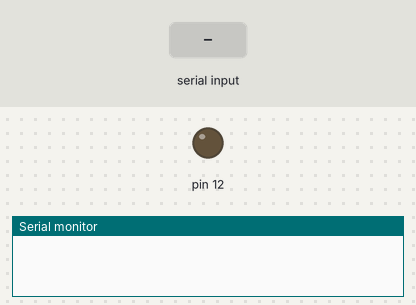
Bench run of a sketch on a simulated Arduino Uno, built with avr-gcc and run on an emulated ATmega328P. On the bench: output pins drawn as LEDs (lit = HIGH), the last lines printed to the serial monitor. The inputs (shaded band) are chosen by the test bench.

Above: at 1.2 s.
1.3 s: "1" received over Serial
At 2.3 s:
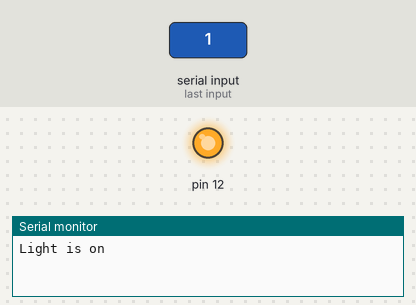
2.9 s: "0" received over Serial
At 3.6 s:
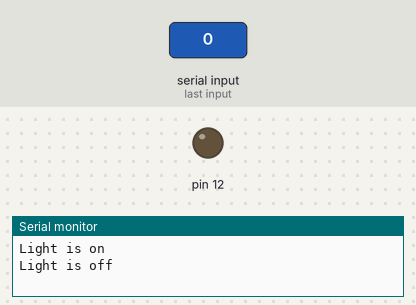
Timing chart, 0 to 5.9 s (numbered marks = the images above; inputs shaded):
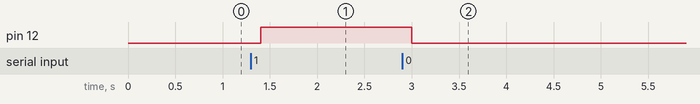

Measured:
- after the input at 1.3 s, pin 12: LOW → HIGH after 0.10 s
- after the input at 2.9 s, pin 12: HIGH → LOW after 0.10 s

The sketch:

VBDuinoMod.ino
```cpp
/*
  VBDuinoMod - Used to send number commands to
  Arduino. Goes with the Visual Basic project
  VBDuinoMod. Sends back Staus Also, works
  with Arduino Serial Monitor.
  It now works with my new VBDuinoMon program.
  It is A Visual Basic Arduino Serial Monitor
  look-alike.


  Created by Darell J LeGare, July 10, 2018.
  Released into the public domain.
*/

void setup() {
  pinMode(12,OUTPUT);
  Serial.begin(9600);
}

void loop() {
  int OnOff;
  if (Serial.available()){
    delay(100);
    while (Serial.available() > 0){
      OnOff = Serial.read();
      if(OnOff=='1') {
        digitalWrite(12,HIGH);
        Serial.println("Light is on ");
        }
      else if (OnOff=='0') {
        digitalWrite(12,LOW);
        Serial.println("Light is off ");
        }
      }

  }

}
```
